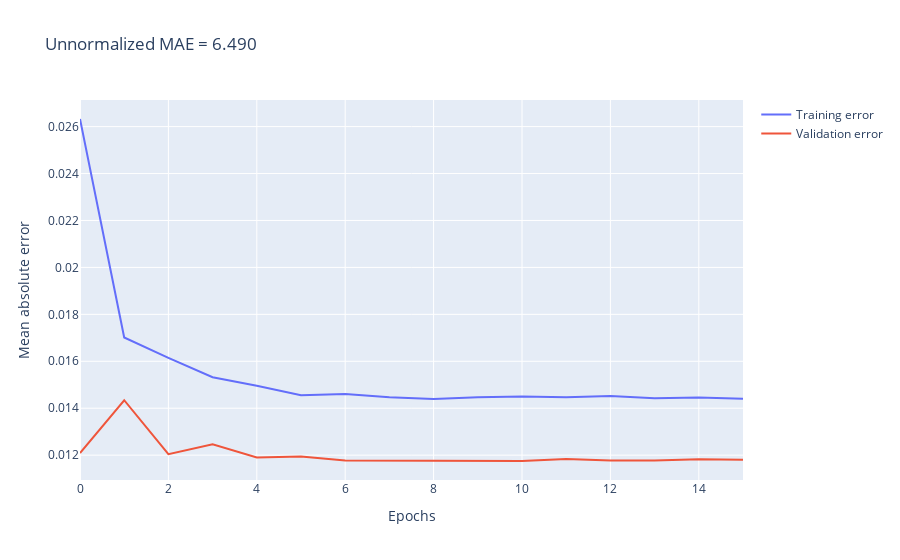

Notebook code cell kept with this figure:
### Markdown cell above
#### (a) Report the unnormalized MAE of the test set on your best model.

#### (b) Plot the loss curves for training and validation sets for the best model.

### Code cell
fig = go.Figure()
fig.add_trace(go.Scatter(y=LSTM_network.history['loss'], mode='lines', name='Training error'))
fig.add_trace(go.Scatter(y=LSTM_network.history['val_loss'], mode='lines', name='Validation error'))
fig.update_layout(xaxis_title = 'Epochs', yaxis_title = 'Mean absolute error', title_text = f'Unnormalized MAE = {testLSTM_Mae:.3f}')
fig.show()

### Figure 1 — Plotly figure (JSON) as saved in the notebook; plotly's stock layout.template omitted (floating-point values rounded to 4 significant figures)
{"data": [{"mode": "lines", "name": "Training error", "type": "scatter", "y": [0.02632, 0.01701, 0.01615, 0.01532, 0.01495, 0.01456, 0.01461, 0.01446, 0.0144, 0.01447, 0.0145, 0.01447, 0.01452, 0.01443, 0.01446, 0.01441]}, {"mode": "lines", "name": "Validation error", "type": "scatter", "y": [0.01209, 0.01434, 0.01204, 0.01246, 0.0119, 0.01194, 0.01177, 0.01177, 0.01177, 0.01177, 0.01175, 0.01184, 0.01178, 0.01177, 0.01182, 0.01181]}], "layout": {"title": {"text": "Unnormalized MAE = 6.490"}, "xaxis": {"title": {"text": "Epochs"}}, "yaxis": {"title": {"text": "Mean absolute error"}}}}
